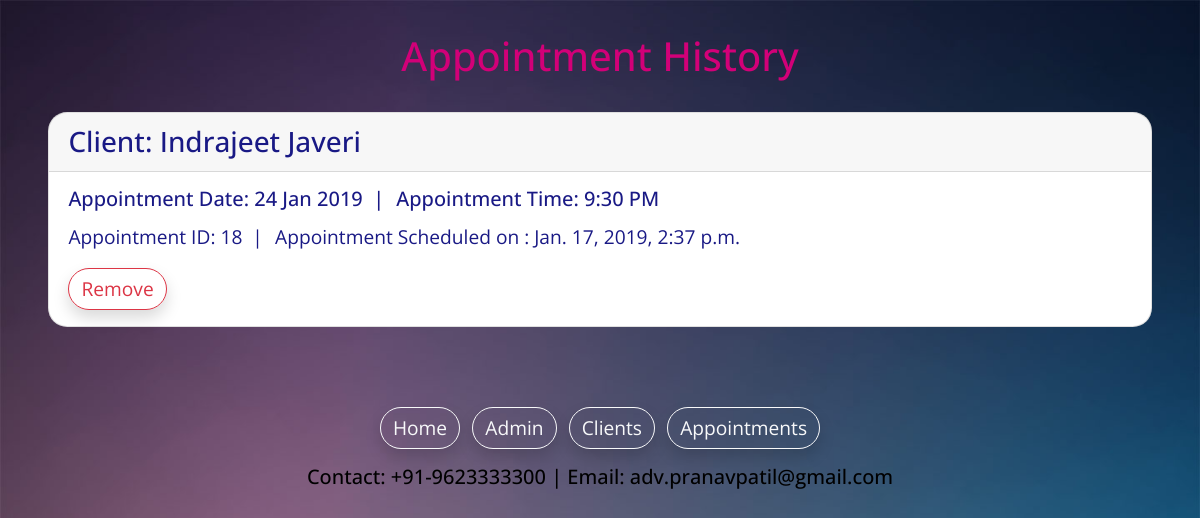
The app's page /appointments, older data.
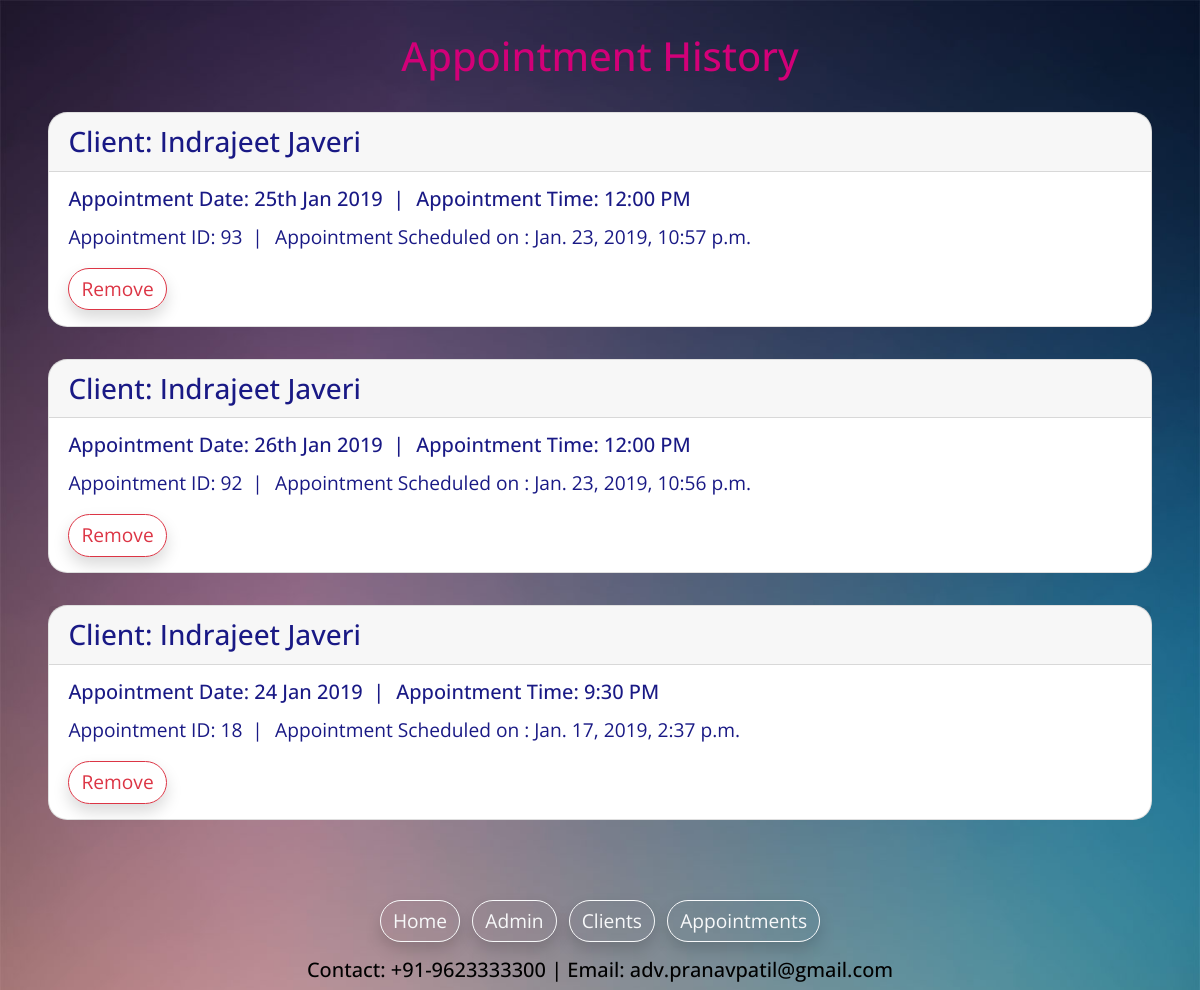
The same page, newer data.
### patiladmin/models.py (models this page shows, shortened)
class appointments(models.Model):
    person = models.CharField(max_length=255)
    dtOfApmt = models.CharField(max_length=255)
    tmOfApmt = models.CharField(max_length=255)
    schOn = models.DateTimeField(default=timezone.now, blank=True)
    class Meta:
        verbose_name_plural = "Appointments"

### patiladmin/views.py (the view)
# urls.py: path('appointments', views.appointment),
def appointment(request):
    def getKey(key):
        return key.schOn
    appDbData = appointments.objects.all()
    allAppointments = [app for app in appDbData]
    allAppointments.sort(key=getKey, reverse=True)
    for app in allAppointments:
        print(app.schOn)
    return render(request, 'patiladmin/appointments.html', {'appointments': allAppointments})

### patiladmin/templates/patiladmin/appointments.html (shortened to what this page needs)
{% extends 'patiladmin/baselayout.html' %}
{% load static %}
{% block content%}
<div class="container">
	<link rel="stylesheet" href="https://cdnjs.cloudflare.com/ajax/libs/animate.css/3.7.0/animate.min.css" type="text/css">
	<div class="text-center" style="padding-top: 2rem;color: rgb(210,0,120)">
		<h1>Appointment History</h1>
	</div>
	{% for appointment in appointments %}
	<div style="background-color: rgb(256, 256, 256);color: rgba(0,0,120,0.9);margin: 2rem 0.2rem;border-radius: 1.2rem;"
	 class="card animated fadeIn">
		<h3 class="card-header">Client: {{appointment.person}}</h5>
			<div class="card-body">
				<div class="side-head list-inline">
					<h5 class="card-title list-inline-item">Appointment Date: {{appointment.dtOfApmt}}&nbsp;&nbsp;|</h5>
					<h5 class="card-title list-inline-item">Appointment Time: {{appointment.tmOfApmt}}</h5>
				</div>
				<div class="side-p list-inline">
					<p class="card-text list-inline-item">Appointment ID: <span id="appID{{ forloop.counter }}">{{appointment.id}}</span>&nbsp;&nbsp;|</p>
					<p class="card-text list-inline-item">Appointment Scheduled on : {{appointment.schOn}}</p>
				</div>
				<button type="button" id="{{ forloop.counter }}" class="btn btn-outline-danger shadow" style="border-radius: 1.5rem;">Remove</button>
			</div>
	</div>
	{% endfor %}
</div>
{% endblock %}

Row changes from the older to the newer data that the page shows:
added appointments: person "Indrajeet Javeri", dtOfApmt "25th Jan 2019", tmOfApmt "12:00 PM", id "93", schOn "Jan. 23, 2019, 10:57 p.m."
added appointments: person "Indrajeet Javeri", dtOfApmt "26th Jan 2019", tmOfApmt "12:00 PM", id "92", schOn "Jan. 23, 2019, 10:56 p.m."
